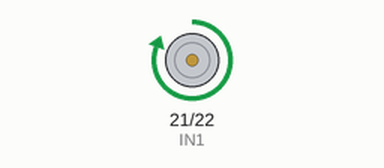
This sketch was run on a simulated ESP32. Shown: motor-driver pin pairs drawn as motors (green arrow = first pin HIGH = forward, orange = second pin HIGH = backward, longer = more drive, scaled by the enable pin).

Above: at 7.68 s.
At 23.14 s:
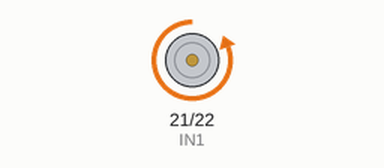
At 30.87 s:
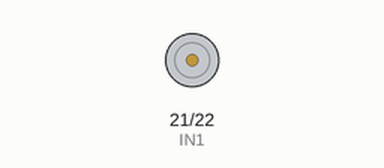
Timing chart, 0 to 40.0 s (numbered marks = the images above):
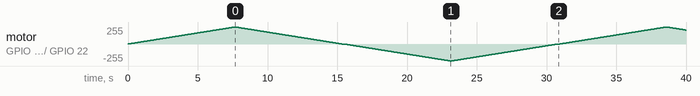

The sketch:

01_Teste_PonteH_ESP32.ino
```cpp
//CODIGO TESTE DA PONTE H
//IN1 e IN2 determinam o SENTIDO DE ROTACAO
const int IN1 = 21;
const int IN2 = 22;
const int ENA = 23; // CONTROLE DE VELOCIDADE DO PWM (0 é o motor parado e 255 max)

void setup() {
//ajuda a definir o sentido do motor.
  pinMode(IN1, OUTPUT); //saidas digitais
  pinMode(IN2, OUTPUT); //define o outro sentido.
  pinMode(ENA, OUTPUT); //controla a velocidade através do PWM.

  // Começa parado
  digitalWrite(IN1, LOW);
  digitalWrite(IN2, LOW);
  analogWrite(ENA, 0);
}

void loop() {
  // FRENTE
  digitalWrite(IN1, HIGH);
  digitalWrite(IN2, LOW);

//acelera gradualmente
  for (int i = 0; i <= 255; i++) {
    analogWrite(ENA, i);
    delay(30);
  }

  // =========================
  // DIMINUI A VELOCIDADE
  for (int i = 255; i >= 0; i--) {
    analogWrite(ENA, i);
    delay(30);
  }

  // Motor totalmente parado
  digitalWrite(IN1, LOW);
  digitalWrite(IN2, LOW);

  delay(100);

  // =========================
  // RÉ para INVERTER  o SENTIDO

  digitalWrite(IN1, LOW);
  digitalWrite(IN2, HIGH);

  for (int i = 0; i <= 255; i++) {
    analogWrite(ENA, i);
    delay(30);
  }

  // =========================
  // DIMINUI A VELOCIDADE
  for (int i = 255; i >= 0; i--) {
    analogWrite(ENA, i);
    delay(30);
  }

  // Motor parado
  digitalWrite(IN1, LOW);
  digitalWrite(IN2, LOW);

  delay(100);
}
```
